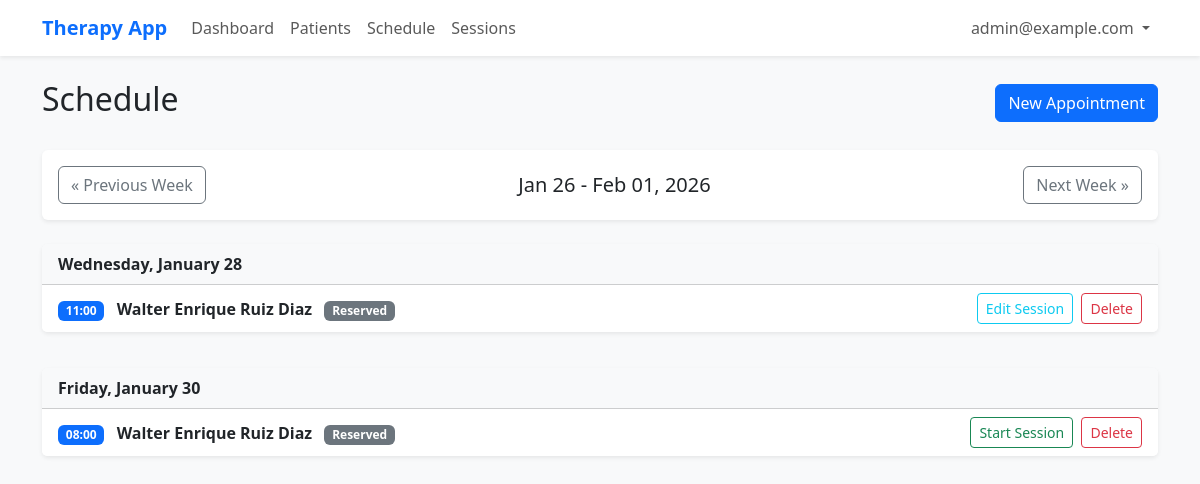
The app's page /schedule/ (signed in) with its own data.
### schedule/models.py (models this page shows, shortened)
class Appointment(models.Model):
    STATUS_CHOICES = [
        ('reserved', 'Reserved'),
        ('confirmed', 'Confirmed'),
        ('no_show', 'No Show'),
        ('cancelled', 'Cancelled'),
    ]
    professional = models.ForeignKey('professionals.Professional', on_delete=models.CASCADE, related_name='appointments')
    patient = models.ForeignKey('patients.Patient', on_delete=models.CASCADE, related_name='appointments')
    date_time = models.DateTimeField()
    status = models.CharField(max_length=20, choices=STATUS_CHOICES, default='reserved')
    created_at = models.DateTimeField(auto_now_add=True)

### patients/models.py (models this page shows)
class Patient(models.Model):
    created_by = models.ForeignKey('professionals.Professional', on_delete=models.CASCADE, related_name='patients')
    dni = models.CharField(max_length=20, verbose_name="DNI / ID Document")
    first_name = models.CharField(max_length=100)
    last_name = models.CharField(max_length=100)
    birth_date = models.DateField()
    mobile_phone = models.CharField(max_length=20)
    email = models.EmailField(blank=True, null=True)
    medical_coverage = models.CharField(max_length=100, blank=True)
    social_security_number = models.CharField(max_length=50, blank=True)
    created_at = models.DateTimeField(auto_now_add=True)
    def __str__(self):
        return f"{self.first_name} {self.last_name}"

### schedule/views.py (the view)
# urls.py: path('', WeeklyScheduleView.as_view(), name='schedule'),
class WeeklyScheduleView(ProfessionalRequiredMixin, TemplateView):
    template_name = 'schedule/weekly_schedule.html'
    def get_context_data(self, **kwargs):
        context = super().get_context_data(**kwargs)
        if not hasattr(self.request.user, 'professional'): return context
        week_start_str = self.request.GET.get('week_start')
        if week_start_str:
            try:
                today = datetime.datetime.strptime(week_start_str, '%Y-%m-%d').date()
            except ValueError:
                today = timezone.localdate()
        else:
            today = timezone.localdate()
        start_week = today - datetime.timedelta(days=today.weekday())
        end_week = start_week + datetime.timedelta(days=6)
        context['start_week'] = start_week
        context['end_week'] = end_week
        context['prev_week'] = (start_week - datetime.timedelta(days=7)).strftime('%Y-%m-%d')
        context['next_week'] = (start_week + datetime.timedelta(days=7)).strftime('%Y-%m-%d')
        appointments = Appointment.objects.filter(
            professional=self.request.user.professional,
            date_time__date__range=[start_week, end_week]
        ).order_by('date_time')
        context['appointments'] = appointments
        return context

### web/mixins.py (called while the page is built)
    def test_func(self):
        return self.request.user.is_authenticated

    def dispatch(self, request, *args, **kwargs):
        if not request.user.is_authenticated:
            return self.handle_no_permission()
        if not hasattr(request.user, 'professional'):
            if request.resolver_match.url_name == 'professional_create':
                return super().dispatch(request, *args, **kwargs)
            return redirect('professional_create')
        return super().dispatch(request, *args, **kwargs)

### schedule/templates/schedule/weekly_schedule.html (shortened to what this page needs)
{% extends "base.html" %}
{% block content %}
<div class="d-flex justify-content-between align-items-center mb-4">
    <h2>Schedule</h2>
    <a href="{% url 'appointment_create' %}" class="btn btn-primary">New Appointment</a>
</div>
<div class="card mb-4">
    <div class="card-body d-flex justify-content-between align-items-center">
        <a href="?week_start={{ prev_week }}" class="btn btn-outline-secondary">&laquo; Previous Week</a>
        <h5 class="mb-0">{{ start_week|date:"M d" }} - {{ end_week|date:"M d, Y" }}</h5>
        <a href="?week_start={{ next_week }}" class="btn btn-outline-secondary">Next Week &raquo;</a>
    </div>
</div>
{% regroup appointments by date_time.date as appointment_list %}
<div class="row">
    {% for date_group in appointment_list %}
    <div class="col-md-12 mb-3">
        <div class="card">
            <div class="card-header bg-light">
                <strong>{{ date_group.grouper|date:"l, F d" }}</strong>
            </div>
            <ul class="list-group list-group-flush">
                {% for appt in date_group.list %}
                <li class="list-group-item d-flex justify-content-between align-items-center">
                    <div>
                        <span class="badge bg-primary me-2">{{ appt.date_time|date:"H:i" }}</span>
                        <strong>{{ appt.patient }}</strong>
                        <span
                            class="badge bg-{% if appt.status == 'confirmed' %}success{% elif appt.status == 'cancelled' %}danger{% else %}secondary{% endif %} ms-2">
                            {{ appt.get_status_display }}
                        </span>
                    </div>
                    <div>
                        {% if not appt.session %}
                        <a href="{% url 'session_create' appt.pk %}" class="btn btn-sm btn-outline-success">Start
                            Session</a>
                        {% else %}
                        <a href="{% url 'session_edit' appt.session.pk %}" class="btn btn-sm btn-outline-info">Edit
                            Session</a>
                        {% endif %}
                        <a href="{% url 'appointment_delete' appt.pk %}" class="btn btn-sm btn-outline-danger ms-1"
                            title="Delete Appointment">
                             Delete
                        </a>
                    </div>
                </li>
                {% endfor %}
            </ul>
        </div>
    </div>
    {% empty %}
    <div class="col-12">
        <div class="alert alert-info">No appointments for this week.</div>
    </div>
    {% endfor %}
</div>
{% endblock %}

### templates/base.html (shortened to what this page needs)
{% load bootstrap5 %}
<!DOCTYPE html>
<html lang="en">
<head>
    {% bootstrap_css %}
</head>
<body>
    <nav class="navbar navbar-expand-lg navbar-light bg-white shadow-sm mb-4">
        <div class="container">
            <a class="navbar-brand" href="{% url 'dashboard' %}">Therapy App</a>
            <div class="collapse navbar-collapse" id="navbarNav">
                {% if user.is_authenticated %}
                <ul class="navbar-nav me-auto">
                    <li class="nav-item"><a class="nav-link" href="{% url 'dashboard' %}">Dashboard</a></li>
                    <li class="nav-item"><a class="nav-link" href="{% url 'patient_list' %}">Patients</a></li>
                    <li class="nav-item"><a class="nav-link" href="{% url 'schedule' %}">Schedule</a></li>
                    <li class="nav-item"><a class="nav-link" href="{% url 'session_list' %}">Sessions</a></li>
                </ul>
                <ul class="navbar-nav">
                    <li class="nav-item dropdown">
                        <a class="nav-link dropdown-toggle" href="#" id="userDropdown" role="button" data-bs-toggle="dropdown">
                            {{ user.email }}
                        </a>
                    </li>
                </ul>
                {% else %}
                <ul class="navbar-nav ms-auto">
                    <li class="nav-item"><a class="nav-link" href="{% url 'account_login' %}">Login</a></li>
                </ul>
                {% endif %}
            </div>
        </div>
    </nav>
    <div class="container">
        {% block content %}{% endblock %}
    </div>
</body>
</html>

### templates/base.html (style rules this page uses)
body { background-color: #f8f9fa; }
.navbar-brand { font-weight: bold; color: #0d6efd !important; }
.card { border: none; box-shadow: 0 0.125rem 0.25rem rgba(0, 0, 0, 0.075); margin-bottom: 20px; }

### records on screen
Appointment: date_time "11:00", patient "Walter Enrique Ruiz Diaz", status "Reserved", shows "Edit Session"
Appointment: date_time "08:00", patient "Walter Enrique Ruiz Diaz", status "Reserved", shows "Start Session"

### other values on screen
{{ user.email }} "admin@example.com"
{{ start_week|date:"M d" }} "Jan 26"
{{ end_week|date:"M d, Y" }} "Feb 01, 2026"
{{ date_group.grouper|date:"l, F d" }} "Wednesday, January 28" "Friday, January 30"
